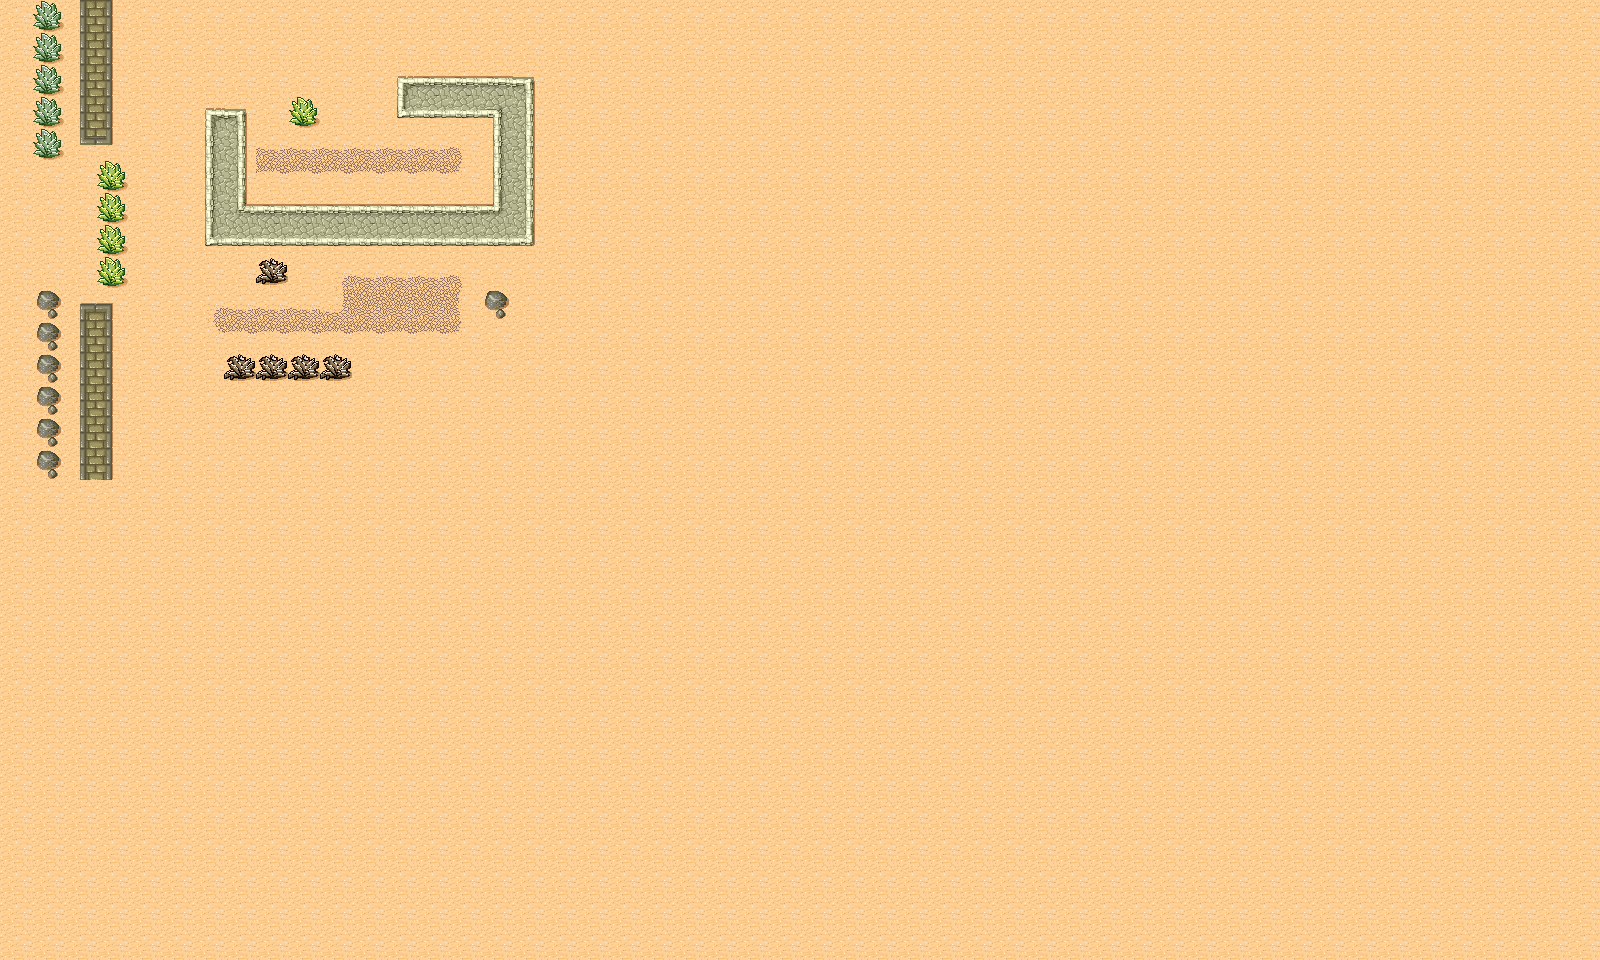

Tiled map render using the project's own tile images. Description and the map definition, with tile-layer contents summarised, below:
An orthogonal 50x30 tile map with 32x32 px tiles, 2 tile layers (Backgroud, Blocks) and 1 object (PlayerSpawn).

<map version="1.0" orientation="orthogonal" width="50" height="30" tilewidth="32" tileheight="32">
 <tileset firstgid="1" name="tmw_desert_tileset" tilewidth="32" tileheight="32" spacing="1" margin="1">
  <image source="tmw_desert_spacing.png" width="265" height="199" />
  <tile id="0">
   <properties>
    <property name="material" value="2" />
   </properties>
  </tile>
  <tile id="1">
   <properties>
    <property name="material" value="2" />
   </properties>
  </tile>
  <tile id="2">
   <properties>
    <property name="material" value="2" />
   </properties>
  </tile>
  <tile id="8">
   <properties>
    <property name="material" value="2" />
   </properties>
  </tile>
  <tile id="9">
   <properties>
    <property name="material" value="2" />
   </properties>
  </tile>
  <tile id="10">
   <properties>
    <property name="material" value="2" />
   </properties>
  </tile>
  <tile id="16">
   <properties>
    <property name="material" value="2" />
   </properties>
  </tile>
  <tile id="17">
   <properties>
    <property name="material" value="2" />
   </properties>
  </tile>
  <tile id="18">
   <properties>
    <property name="material" value="2" />
   </properties>
  </tile>
  <tile id="19">
   <properties>
    <property name="material" value="2" />
   </properties>
  </tile>
  <tile id="20">
   <properties>
    <property name="material" value="2" />
   </properties>
  </tile>
  <tile id="24">
   <properties>
    <property name="material" value="3" />
   </properties>
  </tile>
  <tile id="25">
   <properties>
    <property name="material" value="3" />
   </properties>
  </tile>
  <tile id="26">
   <properties>
    <property name="material" value="3" />
   </properties>
  </tile>
  <tile id="27">
   <properties>
    <property name="material" value="2" />
   </properties>
  </tile>
  <tile id="28">
   <properties>
    <property name="material" value="2" />
   </properties>
  </tile>
  <tile id="31">
   <properties>
    <property name="material" value="2" />
   </properties>
  </tile>
  <tile id="32">
   <properties>
    <property name="material" value="3" />
   </properties>
  </tile>
  <tile id="33">
   <properties>
    <property name="material" value="3" />
   </properties>
  </tile>
  <tile id="34">
   <properties>
    <property name="material" value="3" />
   </properties>
  </tile>
  <tile id="35">
   <properties>
    <property name="material" value="3" />
   </properties>
  </tile>
  <tile id="36">
   <properties>
    <property name="material" value="3" />
   </properties>
  </tile>
  <tile id="37">
   <properties>
    <property name="material" value="1" />
   </properties>
  </tile>
  <tile id="38">
   <properties>
    <property name="material" value="1" />
   </properties>
  </tile>
  <tile id="39">
   <properties>
    <property name="material" value="1" />
   </properties>
  </tile>
  <tile id="40">
   <properties>
    <property name="material" value="3" />
   </properties>
  </tile>
  <tile id="41">
   <properties>
    <property name="material" value="3" />
   </properties>
  </tile>
  <tile id="42">
   <properties>
    <property name="material" value="3" />
   </properties>
  </tile>
  <tile id="43">
   <properties>
    <property name="material" value="3" />
   </properties>
  </tile>
  <tile id="44">
   <properties>
    <property name="material" value="3" />
   </properties>
  </tile>
 </tileset>
 <layer name="Backgroud" width="50" height="30">
  <data>[1500 cells, 1500 non-empty, 10 distinct tile ids]</data>
 </layer>
 <layer name="Blocks" width="50" height="30">
  <data>[1500 cells, 86 non-empty, 21 distinct tile ids]</data>
 </layer>
 <objectgroup name="Objects" width="50" height="30">
  <object name="PlayerSpawn" x="357" y="128" width="32" height="32" />
 </objectgroup>
</map>
